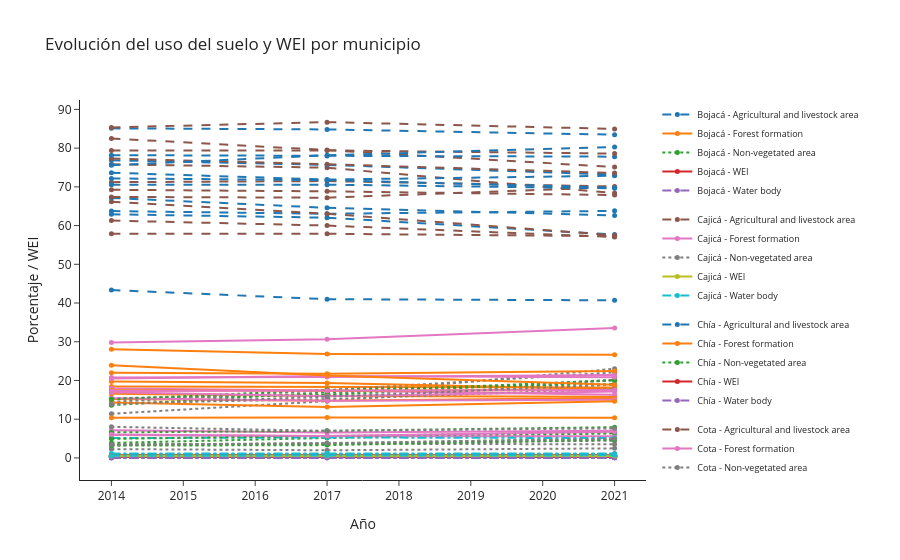

Notebook code for this chart:
### Code cell
class_cols = {
    'Forest formation': 'Forest formation_perc',
    'Agricultural and livestock area': 'Agricultural and livestock area_perc',
    'Non-vegetated area': 'Non-vegetated area_perc',
    'Water body': 'Water body_perc',
    'WEI': 'WEI',
}

# Define line styles for each class
line_styles = {
    'Forest formation': 'solid',
    'Agricultural and livestock area': 'dash',
    'Non-vegetated area': 'dot',
    'Water body': 'dashdot',
    'WEI': 'solid',
}

df_plot = df_all[['municipio_base', 'year'] + list(class_cols.values())].rename(
    columns={v: k for k, v in class_cols.items()}
)

df_long = df_plot.melt(
    id_vars=['municipio_base', 'year'],
    var_name='class',
    value_name='value'
)

fig = go.Figure()

for (municipio, cls), group in df_long.groupby(['municipio_base', 'class']):
    fig.add_trace(
        go.Scatter(
            x=group['year'],
            y=group['value'],
            mode='lines+markers',
            name=f'{municipio} - {cls}',
            legendgroup=municipio,
            line=dict(
                dash=line_styles.get(cls, 'solid'),
                width=2,
            ),
            marker=dict(size=5),
            hovertemplate='<b>%{fullData.name}</b><br>Año: %{x}<br>Valor: %{y:.2f}<extra></extra>'
        )
    )

fig.update_layout(
    title='Evolución del uso del suelo y WEI por municipio',
    xaxis=dict(title='Año', dtick=1),
    yaxis=dict(title='Porcentaje / WEI'),
    legend=dict(traceorder='grouped', font=dict(size=9)),
    hovermode='closest',
    template='simple_white'
)

fig

### Figure 1 — Plotly figure (JSON) as saved in the notebook; plotly's stock layout.template omitted (floating-point values rounded to 4 significant figures)
{"data": [{"hovertemplate": "<b>%{fullData.name}</b><br>Año: %{x}<br>Valor: %{y:.2f}<extra></extra>", "legendgroup": "Bojacá", "line": {"dash": "dash", "width": 2}, "marker": {"size": 5}, "mode": "lines+markers", "name": "Bojacá - Agricultural and livestock area", "type": "scatter", "x": [2014, 2017, 2021], "y": [63.74, 63.06, 63.8]}, {"hovertemplate": "<b>%{fullData.name}</b><br>Año: %{x}<br>Valor: %{y:.2f}<extra></extra>", "legendgroup": "Bojacá", "line": {"dash": "solid", "width": 2}, "marker": {"size": 5}, "mode": "lines+markers", "name": "Bojacá - Forest formation", "type": "scatter", "x": [2014, 2017, 2021], "y": [16.57, 15.98, 15.8]}, {"hovertemplate": "<b>%{fullData.name}</b><br>Año: %{x}<br>Valor: %{y:.2f}<extra></extra>", "legendgroup": "Bojacá", "line": {"dash": "dot", "width": 2}, "marker": {"size": 5}, "mode": "lines+markers", "name": "Bojacá - Non-vegetated area", "type": "scatter", "x": [2014, 2017, 2021], "y": [3.434, 3.727, 5.014]}, {"hovertemplate": "<b>%{fullData.name}</b><br>Año: %{x}<br>Valor: %{y:.2f}<extra></extra>", "legendgroup": "Bojacá", "line": {"dash": "solid", "width": 2}, "marker": {"size": 5}, "mode": "lines+markers", "name": "Bojacá - WEI", "type": "scatter", "x": [2014, 2017, 2021], "y": [0.4856, 0.4762, 0.4779]}, {"hovertemplate": "<b>%{fullData.name}</b><br>Año: %{x}<br>Valor: %{y:.2f}<extra></extra>", "legendgroup": "Bojacá", "line": {"dash": "dashdot", "width": 2}, "marker": {"size": 5}, "mode": "lines+markers", "name": "Bojacá - Water body", "type": "scatter", "x": [2014, 2017, 2021], "y": [0.1202, 0.1167, 0.08796]}, {"hovertemplate": "<b>%{fullData.name}</b><br>Año: %{x}<br>Valor: %{y:.2f}<extra></extra>", "legendgroup": "Cajicá", "line": {"dash": "dash", "width": 2}, "marker": {"size": 5}, "mode": "lines+markers", "name": "Cajicá - Agricultural and livestock area", "type": "scatter", "x": [2014, 2017, 2021], "y": [75.82, 74.96, 68.39]}, {"hovertemplate": "<b>%{fullData.name}</b><br>Año: %{x}<br>Valor: %{y:.2f}<extra></extra>", "legendgroup": "Cajicá", "line": {"dash": "solid", "width": 2}, "marker": {"size": 5}, "mode": "lines+markers", "name": "Cajicá - Forest formation", "type": "scatter", "x": [2014, 2017, 2021], "y": [7.137, 6.59, 7.023]}, {"hovertemplate": "<b>%{fullData.name}</b><br>Año: %{x}<br>Valor: %{y:.2f}<extra></extra>", "legendgroup": "Cajicá", "line": {"dash": "dot", "width": 2}, "marker": {"size": 5}, "mode": "lines+markers", "name": "Cajicá - Non-vegetated area", "type": "scatter", "x": [2014, 2017, 2021], "y": [15.42, 16.34, 23.02]}, {"hovertemplate": "<b>%{fullData.name}</b><br>Año: %{x}<br>Valor: %{y:.2f}<extra></extra>", "legendgroup": "Cajicá", "line": {"dash": "solid", "width": 2}, "marker": {"size": 5}, "mode": "lines+markers", "name": "Cajicá - WEI", "type": "scatter", "x": [2014, 2017, 2021], "y": [0.4544, 0.4474, 0.4159]}, {"hovertemplate": "<b>%{fullData.name}</b><br>Año: %{x}<br>Valor: %{y:.2f}<extra></extra>", "legendgroup": "Cajicá", "line": {"dash": "dashdot", "width": 2}, "marker": {"size": 5}, "mode": "lines+markers", "name": "Cajicá - Water body", "type": "scatter", "x": [2014, 2017, 2021], "y": [0.3958, 0.6717, 0.3749]}, {"hovertemplate": "<b>%{fullData.name}</b><br>Año: %{x}<br>Valor: %{y:.2f}<extra></extra>", "legendgroup": "Chía", "line": {"dash": "dash", "width": 2}, "marker": {"size": 5}, "mode": "lines+markers", "name": "Chía - Agricultural and livestock area", "type": "scatter", "x": [2014, 2017, 2021], "y": [62.92, 62.04, 57.68]}, {"hovertemplate": "<b>%{fullData.name}</b><br>Año: %{x}<br>Valor: %{y:.2f}<extra></extra>", "legendgroup": "Chía", "line": {"dash": "solid", "width": 2}, "marker": {"size": 5}, "mode": "lines+markers", "name": "Chía - Forest formation", "type": "scatter", "x": [2014, 2017, 2021], "y": [18.41, 18.27, 18.2]}, {"hovertemplate": "<b>%{fullData.name}</b><br>Año: %{x}<br>Valor: %{y:.2f}<extra></extra>", "legendgroup": "Chía", "line": {"dash": "dot", "width": 2}, "marker": {"size": 5}, "mode": "lines+markers", "name": "Chía - Non-vegetated area", "type": "scatter", "x": [2014, 2017, 2021], "y": [15.35, 16.22, 20.18]}, {"hovertemplate": "<b>%{fullData.name}</b><br>Año: %{x}<br>Valor: %{y:.2f}<extra></extra>", "legendgroup": "Chía", "line": {"dash": "solid", "width": 2}, "marker": {"size": 5}, "mode": "lines+markers", "name": "Chía - WEI", "type": "scatter", "x": [2014, 2017, 2021], "y": [0.5002, 0.4962, 0.4721]}, {"hovertemplate": "<b>%{fullData.name}</b><br>Año: %{x}<br>Valor: %{y:.2f}<extra></extra>", "legendgroup": "Chía", "line": {"dash": "dashdot", "width": 2}, "marker": {"size": 5}, "mode": "lines+markers", "name": "Chía - Water body", "type": "scatter", "x": [2014, 2017, 2021], "y": [0.146, 0.321, 0.1672]}, {"hovertemplate": "<b>%{fullData.name}</b><br>Año: %{x}<br>Valor: %{y:.2f}<extra></extra>", "legendgroup": "Cota", "line": {"dash": "dash", "width": 2}, "marker": {"size": 5}, "mode": "lines+markers", "name": "Cota - Agricultural and livestock area", "type": "scatter", "x": [2014, 2017, 2021], "y": [66.15, 63.05, 57.48]}, {"hovertemplate": "<b>%{fullData.name}</b><br>Año: %{x}<br>Valor: %{y:.2f}<extra></extra>", "legendgroup": "Cota", "line": {"dash": "solid", "width": 2}, "marker": {"size": 5}, "mode": "lines+markers", "name": "Cota - Forest formation", "type": "scatter", "x": [2014, 2017, 2021], "y": [17.96, 17.39, 16.34]}, {"hovertemplate": "<b>%{fullData.name}</b><br>Año: %{x}<br>Valor: %{y:.2f}<extra></extra>", "legendgroup": "Cota", "line": {"dash": "dot", "width": 2}, "marker": {"size": 5}, "mode": "lines+markers", "name": "Cota - Non-vegetated area", "type": "scatter", "x": [2014, 2017, 2021], "y": [11.4, 14.66, 20.12]}, {"hovertemplate": "<b>%{fullData.name}</b><br>Año: %{x}<br>Valor: %{y:.2f}<extra></extra>", "legendgroup": "Cota", "line": {"dash": "solid", "width": 2}, "marker": {"size": 5}, "mode": "lines+markers", "name": "Cota - WEI", "type": "scatter", "x": [2014, 2017, 2021], "y": [0.5146, 0.4938, 0.4552]}, {"hovertemplate": "<b>%{fullData.name}</b><br>Año: %{x}<br>Valor: %{y:.2f}<extra></extra>", "legendgroup": "Cota", "line": {"dash": "dashdot", "width": 2}, "marker": {"size": 5}, "mode": "lines+markers", "name": "Cota - Water body", "type": "scatter", "x": [2014, 2017, 2021], "y": [0.431, 0.4642, 0.4327]}, {"hovertemplate": "<b>%{fullData.name}</b><br>Año: %{x}<br>Valor: %{y:.2f}<extra></extra>", "legendgroup": "Facatativá", "line": {"dash": "dash", "width": 2}, "marker": {"size": 5}, "mode": "lines+markers", "name": "Facatativá - Agricultural and livestock area", "type": "scatter", "x": [2014, 2017, 2021], "y": [76.86, 75.68, 73.15]}, {"hovertemplate": "<b>%{fullData.name}</b><br>Año: %{x}<br>Valor: %{y:.2f}<extra></extra>", "legendgroup": "Facatativá", "line": {"dash": "solid", "width": 2}, "marker": {"size": 5}, "mode": "lines+markers", "name": "Facatativá - Forest formation", "type": "scatter", "x": [2014, 2017, 2021], "y": [15.19, 14.79, 15.49]}, {"hovertemplate": "<b>%{fullData.name}</b><br>Año: %{x}<br>Valor: %{y:.2f}<extra></extra>", "legendgroup": "Facatativá", "line": {"dash": "dot", "width": 2}, "marker": {"size": 5}, "mode": "lines+markers", "name": "Facatativá - Non-vegetated area", "type": "scatter", "x": [2014, 2017, 2021], "y": [6.59, 6.992, 7.937]}, {"hovertemplate": "<b>%{fullData.name}</b><br>Año: %{x}<br>Valor: %{y:.2f}<extra></extra>", "legendgroup": "Facatativá", "line": {"dash": "solid", "width": 2}, "marker": {"size": 5}, "mode": "lines+markers", "name": "Facatativá - WEI", "type": "scatter", "x": [2014, 2017, 2021], "y": [0.538, 0.5278, 0.5224]}, {"hovertemplate": "<b>%{fullData.name}</b><br>Año: %{x}<br>Valor: %{y:.2f}<extra></extra>", "legendgroup": "Facatativá", "line": {"dash": "dashdot", "width": 2}, "marker": {"size": 5}, "mode": "lines+markers", "name": "Facatativá - Water body", "type": "scatter", "x": [2014, 2017, 2021], "y": [0.1702, 0.1488, 0.1697]}, {"hovertemplate": "<b>%{fullData.name}</b><br>Año: %{x}<br>Valor: %{y:.2f}<extra></extra>", "legendgroup": "Funza", "line": {"dash": "dash", "width": 2}, "marker": {"size": 5}, "mode": "lines+markers", "name": "Funza - Agricultural and livestock area", "type": "scatter", "x": [2014, 2017, 2021], "y": [82.51, 79.51, 75.11]}, {"hovertemplate": "<b>%{fullData.name}</b><br>Año: %{x}<br>Valor: %{y:.2f}<extra></extra>", "legendgroup": "Funza", "line": {"dash": "solid", "width": 2}, "marker": {"size": 5}, "mode": "lines+markers", "name": "Funza - Forest formation", "type": "scatter", "x": [2014, 2017, 2021], "y": [0.3751, 0.1958, 0.2162]}, {"hovertemplate": "<b>%{fullData.name}</b><br>Año: %{x}<br>Valor: %{y:.2f}<extra></extra>", "legendgroup": "Funza", "line": {"dash": "dot", "width": 2}, "marker": {"size": 5}, "mode": "lines+markers", "name": "Funza - Non-vegetated area", "type": "scatter", "x": [2014, 2017, 2021], "y": [14.46, 17.47, 22.07]}, {"hovertemplate": "<b>%{fullData.name}</b><br>Año: %{x}<br>Valor: %{y:.2f}<extra></extra>", "legendgroup": "Funza", "line": {"dash": "solid", "width": 2}, "marker": {"size": 5}, "mode": "lines+markers", "name": "Funza - WEI", "type": "scatter", "x": [2014, 2017, 2021], "y": [0.4246, 0.4095, 0.3857]}, {"hovertemplate": "<b>%{fullData.name}</b><br>Año: %{x}<br>Valor: %{y:.2f}<extra></extra>", "legendgroup": "Funza", "line": {"dash": "dashdot", "width": 2}, "marker": {"size": 5}, "mode": "lines+markers", "name": "Funza - Water body", "type": "scatter", "x": [2014, 2017, 2021], "y": [0.8367, 1.005, 0.8011]}, {"hovertemplate": "<b>%{fullData.name}</b><br>Año: %{x}<br>Valor: %{y:.2f}<extra></extra>", "legendgroup": "Gachancipá", "line": {"dash": "dash", "width": 2}, "marker": {"size": 5}, "mode": "lines+markers", "name": "Gachancipá - Agricultural and livestock area", "type": "scatter", "x": [2014, 2017, 2021], "y": [73.65, 71.87, 72.88]}, {"hovertemplate": "<b>%{fullData.name}</b><br>Año: %{x}<br>Valor: %{y:.2f}<extra></extra>", "legendgroup": "Gachancipá", "line": {"dash": "solid", "width": 2}, "marker": {"size": 5}, "mode": "lines+markers", "name": "Gachancipá - Forest formation", "type": "scatter", "x": [2014, 2017, 2021], "y": [19.75, 19.35, 17.71]}, {"hovertemplate": "<b>%{fullData.name}</b><br>Año: %{x}<br>Valor: %{y:.2f}<extra></extra>", "legendgroup": "Gachancipá", "line": {"dash": "dot", "width": 2}, "marker": {"size": 5}, "mode": "lines+markers", "name": "Gachancipá - Non-vegetated area", "type": "scatter", "x": [2014, 2017, 2021], "y": [3.872, 5.144, 6.318]}, {"hovertemplate": "<b>%{fullData.name}</b><br>Año: %{x}<br>Valor: %{y:.2f}<extra></extra>", "legendgroup": "Gachancipá", "line": {"dash": "solid", "width": 2}, "marker": {"size": 5}, "mode": "lines+markers", "name": "Gachancipá - WEI", "type": "scatter", "x": [2014, 2017, 2021], "y": [0.5664, 0.5533, 0.5421]}, {"hovertemplate": "<b>%{fullData.name}</b><br>Año: %{x}<br>Valor: %{y:.2f}<extra></extra>", "legendgroup": "Gachancipá", "line": {"dash": "dashdot", "width": 2}, "marker": {"size": 5}, "mode": "lines+markers", "name": "Gachancipá - Water body", "type": "scatter", "x": [2014, 2017, 2021], "y": [0.06223, 0.04563, 0.056]}, {"hovertemplate": "<b>%{fullData.name}</b><br>Año: %{x}<br>Valor: %{y:.2f}<extra></extra>", "legendgroup": "Madrid", "line": {"dash": "dash", "width": 2}, "marker": {"size": 5}, "mode": "lines+markers", "name": "Madrid - Agricultural and livestock area", "type": "scatter", "x": [2014, 2017, 2021], "y": [77.33, 75.84, 73.59]}, {"hovertemplate": "<b>%{fullData.name}</b><br>Año: %{x}<br>Valor: %{y:.2f}<extra></extra>", "legendgroup": "Madrid", "line": {"dash": "solid", "width": 2}, "marker": {"size": 5}, "mode": "lines+markers", "name": "Madrid - Forest formation", "type": "scatter", "x": [2014, 2017, 2021], "y": [5.907, 5.612, 5.602]}, {"hovertemplate": "<b>%{fullData.name}</b><br>Año: %{x}<br>Valor: %{y:.2f}<extra></extra>", "legendgroup": "Madrid", "line": {"dash": "dot", "width": 2}, "marker": {"size": 5}, "mode": "lines+markers", "name": "Madrid - Non-vegetated area", "type": "scatter", "x": [2014, 2017, 2021], "y": [14.13, 15.17, 17.78]}, {"hovertemplate": "<b>%{fullData.name}</b><br>Año: %{x}<br>Valor: %{y:.2f}<extra></extra>", "legendgroup": "Madrid", "line": {"dash": "solid", "width": 2}, "marker": {"size": 5}, "mode": "lines+markers", "name": "Madrid - WEI", "type": "scatter", "x": [2014, 2017, 2021], "y": [0.4503, 0.4402, 0.4284]}, {"hovertemplate": "<b>%{fullData.name}</b><br>Año: %{x}<br>Valor: %{y:.2f}<extra></extra>", "legendgroup": "Madrid", "line": {"dash": "dashdot", "width": 2}, "marker": {"size": 5}, "mode": "lines+markers", "name": "Madrid - Water body", "type": "scatter", "x": [2014, 2017, 2021], "y": [0.459, 0.4858, 0.4381]}, {"hovertemplate": "<b>%{fullData.name}</b><br>Año: %{x}<br>Valor: %{y:.2f}<extra></extra>", "legendgroup": "Mosquera", "line": {"dash": "dash", "width": 2}, "marker": {"size": 5}, "mode": "lines+markers", "name": "Mosquera - Agricultural and livestock area", "type": "scatter", "x": [2014, 2017, 2021], "y": [67.14, 64.6, 62.6]}, {"hovertemplate": "<b>%{fullData.name}</b><br>Año: %{x}<br>Valor: %{y:.2f}<extra></extra>", "legendgroup": "Mosquera", "line": {"dash": "solid", "width": 2}, "marker": {"size": 5}, "mode": "lines+markers", "name": "Mosquera - Forest formation", "type": "scatter", "x": [2014, 2017, 2021], "y": [0.309, 0.2695, 0.2536]}, {"hovertemplate": "<b>%{fullData.name}</b><br>Año: %{x}<br>Valor: %{y:.2f}<extra></extra>", "legendgroup": "Mosquera", "line": {"dash": "dot", "width": 2}, "marker": {"size": 5}, "mode": "lines+markers", "name": "Mosquera - Non-vegetated area", "type": "scatter", "x": [2014, 2017, 2021], "y": [13.62, 16.94, 20.05]}, {"hovertemplate": "<b>%{fullData.name}</b><br>Año: %{x}<br>Valor: %{y:.2f}<extra></extra>", "legendgroup": "Mosquera", "line": {"dash": "solid", "width": 2}, "marker": {"size": 5}, "mode": "lines+markers", "name": "Mosquera - WEI", "type": "scatter", "x": [2014, 2017, 2021], "y": [0.3429, 0.3302, 0.3203]}, {"hovertemplate": "<b>%{fullData.name}</b><br>Año: %{x}<br>Valor: %{y:.2f}<extra></extra>", "legendgroup": "Mosquera", "line": {"dash": "dashdot", "width": 2}, "marker": {"size": 5}, "mode": "lines+markers", "name": "Mosquera - Water body", "type": "scatter", "x": [2014, 2017, 2021], "y": [0.4131, 0.4534, 0.476]}, {"hovertemplate": "<b>%{fullData.name}</b><br>Año: %{x}<br>Valor: %{y:.2f}<extra></extra>", "legendgroup": "Sibaté", "line": {"dash": "dash", "width": 2}, "marker": {"size": 5}, "mode": "lines+markers", "name": "Sibaté - Agricultural and livestock area", "type": "scatter", "x": [2014, 2017, 2021], "y": [67.41, 67.2, 69.93]}, {"hovertemplate": "<b>%{fullData.name}</b><br>Año: %{x}<br>Valor: %{y:.2f}<extra></extra>", "legendgroup": "Sibaté", "line": {"dash": "solid", "width": 2}, "marker": {"size": 5}, "mode": "lines+markers", "name": "Sibaté - Forest formation", "type": "scatter", "x": [2014, 2017, 2021], "y": [15.42, 14.76, 15.02]}, {"hovertemplate": "<b>%{fullData.name}</b><br>Año: %{x}<br>Valor: %{y:.2f}<extra></extra>", "legendgroup": "Sibaté", "line": {"dash": "dot", "width": 2}, "marker": {"size": 5}, "mode": "lines+markers", "name": "Sibaté - Non-vegetated area", "type": "scatter", "x": [2014, 2017, 2021], "y": [3.341, 3.679, 3.503]}, {"hovertemplate": "<b>%{fullData.name}</b><br>Año: %{x}<br>Valor: %{y:.2f}<extra></extra>", "legendgroup": "Sibaté", "line": {"dash": "solid", "width": 2}, "marker": {"size": 5}, "mode": "lines+markers", "name": "Sibaté - WEI", "type": "scatter", "x": [2014, 2017, 2021], "y": [0.5425, 0.5365, 0.551]}, {"hovertemplate": "<b>%{fullData.name}</b><br>Año: %{x}<br>Valor: %{y:.2f}<extra></extra>", "legendgroup": "Sibaté", "line": {"dash": "dashdot", "width": 2}, "marker": {"size": 5}, "mode": "lines+markers", "name": "Sibaté - Water body", "type": "scatter", "x": [2014, 2017, 2021], "y": [5.127, 5.285, 5.12]}, {"hovertemplate": "<b>%{fullData.name}</b><br>Año: %{x}<br>Valor: %{y:.2f}<extra></extra>", "legendgroup": "Soacha", "line": {"dash": "dash", "width": 2}, "marker": {"size": 5}, "mode": "lines+markers", "name": "Soacha - Agricultural and livestock area", "type": "scatter", "x": [2014, 2017, 2021], "y": [43.35, 41.0, 40.7]}, {"hovertemplate": "<b>%{fullData.name}</b><br>Año: %{x}<br>Valor: %{y:.2f}<extra></extra>", "legendgroup": "Soacha", "line": {"dash": "solid", "width": 2}, "marker": {"size": 5}, "mode": "lines+markers", "name": "Soacha - Forest formation", "type": "scatter", "x": [2014, 2017, 2021], "y": [14.32, 13.16, 14.66]}, {"hovertemplate": "<b>%{fullData.name}</b><br>Año: %{x}<br>Valor: %{y:.2f}<extra></extra>", "legendgroup": "Soacha", "line": {"dash": "dot", "width": 2}, "marker": {"size": 5}, "mode": "lines+markers", "name": "Soacha - Non-vegetated area", "type": "scatter", "x": [2014, 2017, 2021], "y": [15.14, 17.59, 19.09]}, {"hovertemplate": "<b>%{fullData.name}</b><br>Año: %{x}<br>Valor: %{y:.2f}<extra></extra>", "legendgroup": "Soacha", "line": {"dash": "solid", "width": 2}, "marker": {"size": 5}, "mode": "lines+markers", "name": "Soacha - WEI", "type": "scatter", "x": [2014, 2017, 2021], "y": [0.3616, 0.3395, 0.3535]}, {"hovertemplate": "<b>%{fullData.name}</b><br>Año: %{x}<br>Valor: %{y:.2f}<extra></extra>", "legendgroup": "Soacha", "line": {"dash": "dashdot", "width": 2}, "marker": {"size": 5}, "mode": "lines+markers", "name": "Soacha - Water body", "type": "scatter", "x": [2014, 2017, 2021], "y": [0.1693, 0.2915, 0.3385]}, {"hovertemplate": "<b>%{fullData.name}</b><br>Año: %{x}<br>Valor: %{y:.2f}<extra></extra>", "legendgroup": "Sopó", "line": {"dash": "dash", "width": 2}, "marker": {"size": 5}, "mode": "lines+markers", "name": "Sopó - Agricultural and livestock area", "type": "scatter", "x": [2014, 2017, 2021], "y": [71.21, 71.5, 70.09]}, {"hovertemplate": "<b>%{fullData.name}</b><br>Año: %{x}<br>Valor: %{y:.2f}<extra></extra>", "legendgroup": "Sopó", "line": {"dash": "solid", "width": 2}, "marker": {"size": 5}, "mode": "lines+markers", "name": "Sopó - Forest formation", "type": "scatter", "x": [2014, 2017, 2021], "y": [20.76, 20.93, 21.4]}, {"hovertemplate": "<b>%{fullData.name}</b><br>Año: %{x}<br>Valor: %{y:.2f}<extra></extra>", "legendgroup": "Sopó", "line": {"dash": "dot", "width": 2}, "marker": {"size": 5}, "mode": "lines+markers", "name": "Sopó - Non-vegetated area", "type": "scatter", "x": [2014, 2017, 2021], "y": [3.468, 3.674, 4.456]}, {"hovertemplate": "<b>%{fullData.name}</b><br>Año: %{x}<br>Valor: %{y:.2f}<extra></extra>", "legendgroup": "Sopó", "line": {"dash": "solid", "width": 2}, "marker": {"size": 5}, "mode": "lines+markers", "name": "Sopó - WEI", "type": "scatter", "x": [2014, 2017, 2021], "y": [0.5686, 0.5719, 0.5676]}, {"hovertemplate": "<b>%{fullData.name}</b><br>Año: %{x}<br>Valor: %{y:.2f}<extra></extra>", "legendgroup": "Sopó", "line": {"dash": "dashdot", "width": 2}, "marker": {"size": 5}, "mode": "lines+markers", "name": "Sopó - Water body", "type": "scatter", "x": [2014, 2017, 2021], "y": [0.4926, 0.5095, 0.3113]}, {"hovertemplate": "<b>%{fullData.name}</b><br>Año: %{x}<br>Valor: %{y:.2f}<extra></extra>", "legendgroup": "Subachoque", "line": {"dash": "dash", "width": 2}, "marker": {"size": 5}, "mode": "lines+markers", "name": "Subachoque - Agricultural and livestock area", "type": "scatter", "x": [2014, 2017, 2021], "y": [78.19, 77.98, 77.8]}, {"hovertemplate": "<b>%{fullData.name}</b><br>Año: %{x}<br>Valor: %{y:.2f}<extra></extra>", "legendgroup": "Subachoque", "line": {"dash": "solid", "width": 2}, "marker": {"size": 5}, "mode": "lines+markers", "name": "Subachoque - Forest formation", "type": "scatter", "x": [2014, 2017, 2021], "y": [17.44, 17.38, 17.56]}, {"hovertemplate": "<b>%{fullData.name}</b><br>Año: %{x}<br>Valor: %{y:.2f}<extra></extra>", "legendgroup": "Subachoque", "line": {"dash": "dot", "width": 2}, "marker": {"size": 5}, "mode": "lines+markers", "name": "Subachoque - Non-vegetated area", "type": "scatter", "x": [2014, 2017, 2021], "y": [0.2848, 0.2887, 0.3389]}, {"hovertemplate": "<b>%{fullData.name}</b><br>Año: %{x}<br>Valor: %{y:.2f}<extra></extra>", "legendgroup": "Subachoque", "line": {"dash": "solid", "width": 2}, "marker": {"size": 5}, "mode": "lines+markers", "name": "Subachoque - WEI", "type": "scatter", "x": [2014, 2017, 2021], "y": [0.5676, 0.5658, 0.5668]}, {"hovertemplate": "<b>%{fullData.name}</b><br>Año: %{x}<br>Valor: %{y:.2f}<extra></extra>", "legendgroup": "Subachoque", "line": {"dash": "dashdot", "width": 2}, "marker": {"size": 5}, "mode": "lines+markers", "name": "Subachoque - Water body", "type": "scatter", "x": [2014, 2017, 2021], "y": [0.224, 0.2184, 0.2188]}, {"hovertemplate": "<b>%{fullData.name}</b><br>Año: %{x}<br>Valor: %{y:.2f}<extra></extra>", "legendgroup": "Tabio", "line": {"dash": "dash", "width": 2}, "marker": {"size": 5}, "mode": "lines+markers", "name": "Tabio - Agricultural and livestock area", "type": "scatter", "x": [2014, 2017, 2021], "y": [79.37, 79.42, 78.59]}, {"hovertemplate": "<b>%{fullData.name}</b><br>Año: %{x}<br>Valor: %{y:.2f}<extra></extra>", "legendgroup": "Tabio", "line": {"dash": "solid", "width": 2}, "marker": {"size": 5}, "mode": "lines+markers", "name": "Tabio - Forest formation", "type": "scatter", "x": [2014, 2017, 2021], "y": [17.25, 17.36, 17.52]}, {"hovertemplate": "<b>%{fullData.name}</b><br>Año: %{x}<br>Valor: %{y:.2f}<extra></extra>", "legendgroup": "Tabio", "line": {"dash": "dot", "width": 2}, "marker": {"size": 5}, "mode": "lines+markers", "name": "Tabio - Non-vegetated area", "type": "scatter", "x": [2014, 2017, 2021], "y": [2.27, 1.973, 2.467]}, {"hovertemplate": "<b>%{fullData.name}</b><br>Año: %{x}<br>Valor: %{y:.2f}<extra></extra>", "legendgroup": "Tabio", "line": {"dash": "solid", "width": 2}, "marker": {"size": 5}, "mode": "lines+markers", "name": "Tabio - WEI", "type": "scatter", "x": [2014, 2017, 2021], "y": [0.5734, 0.5768, 0.5749]}, {"hovertemplate": "<b>%{fullData.name}</b><br>Año: %{x}<br>Valor: %{y:.2f}<extra></extra>", "legendgroup": "Tabio", "line": {"dash": "dashdot", "width": 2}, "marker": {"size": 5}, "mode": "lines+markers", "name": "Tabio - Water body", "type": "scatter", "x": [2014, 2017, 2021], "y": [0.4062, 0.6063, 0.6738]}, {"hovertemplate": "<b>%{fullData.name}</b><br>Año: %{x}<br>Valor: %{y:.2f}<extra></extra>", "legendgroup": "Tenjo", "line": {"dash": "dash", "width": 2}, "marker": {"size": 5}, "mode": "lines+markers", "name": "Tenjo - Agricultural and livestock area", "type": "scatter", "x": [2014, 2017, 2021], "y": [85.12, 84.84, 83.47]}, {"hovertemplate": "<b>%{fullData.name}</b><br>Año: %{x}<br>Valor: %{y:.2f}<extra></extra>", "legendgroup": "Tenjo", "line": {"dash": "solid", "width": 2}, "marker": {"size": 5}, "mode": "lines+markers", "name": "Tenjo - Forest formation", "type": "scatter", "x": [2014, 2017, 2021], "y": [10.36, 10.46, 10.38]}, {"hovertemplate": "<b>%{fullData.name}</b><br>Año: %{x}<br>Valor: %{y:.2f}<extra></extra>", "legendgroup": "Tenjo", "line": {"dash": "dot", "width": 2}, "marker": {"size": 5}, "mode": "lines+markers", "name": "Tenjo - Non-vegetated area", "type": "scatter", "x": [2014, 2017, 2021], "y": [3.165, 3.305, 4.682]}, {"hovertemplate": "<b>%{fullData.name}</b><br>Año: %{x}<br>Valor: %{y:.2f}<extra></extra>", "legendgroup": "Tenjo", "line": {"dash": "solid", "width": 2}, "marker": {"size": 5}, "mode": "lines+markers", "name": "Tenjo - WEI", "type": "scatter", "x": [2014, 2017, 2021], "y": [0.5323, 0.5314, 0.5228]}, {"hovertemplate": "<b>%{fullData.name}</b><br>Año: %{x}<br>Valor: %{y:.2f}<extra></extra>", "legendgroup": "Tenjo", "line": {"dash": "dashdot", "width": 2}, "marker": {"size": 5}, "mode": "lines+markers", "name": "Tenjo - Water body", "type": "scatter", "x": [2014, 2017, 2021], "y": [0.3138, 0.2607, 0.1616]}, {"hovertemplate": "<b>%{fullData.name}</b><br>Año: %{x}<br>Valor: %{y:.2f}<extra></extra>", "legendgroup": "Tocancipá", "line": {"dash": "dash", "width": 2}, "marker": {"size": 5}, "mode": "lines+markers", "name": "Tocancipá - Agricultural and livestock area", "type": "scatter", "x": [2014, 2017, 2021], "y": [61.3, 60.01, 57.04]}, {"hovertemplate": "<b>%{fullData.name}</b><br>Año: %{x}<br>Valor: %{y:.2f}<extra></extra>", "legendgroup": "Tocancipá", "line": {"dash": "solid", "width": 2}, "marker": {"size": 5}, "mode": "lines+markers", "name": "Tocancipá - Forest formation", "type": "scatter", "x": [2014, 2017, 2021], "y": [16.94, 15.93, 17.15]}, {"hovertemplate": "<b>%{fullData.name}</b><br>Año: %{x}<br>Valor: %{y:.2f}<extra></extra>", "legendgroup": "Tocancipá", "line": {"dash": "dot", "width": 2}, "marker": {"size": 5}, "mode": "lines+markers", "name": "Tocancipá - Non-vegetated area", "type": "scatter", "x": [2014, 2017, 2021], "y": [13.84, 15.82, 18.9]}, {"hovertemplate": "<b>%{fullData.name}</b><br>Año: %{x}<br>Valor: %{y:.2f}<extra></extra>", "legendgroup": "Tocancipá", "line": {"dash": "solid", "width": 2}, "marker": {"size": 5}, "mode": "lines+markers", "name": "Tocancipá - WEI", "type": "scatter", "x": [2014, 2017, 2021], "y": [0.4875, 0.4715, 0.4679]}, {"hovertemplate": "<b>%{fullData.name}</b><br>Año: %{x}<br>Valor: %{y:.2f}<extra></extra>", "legendgroup": "Tocancipá", "line": {"dash": "dashdot", "width": 2}, "marker": {"size": 5}, "mode": "lines+markers", "name": "Tocancipá - Water body", "type": "scatter", "x": [2014, 2017, 2021], "y": [1.163, 1.211, 1.114]}, {"hovertemplate": "<b>%{fullData.name}</b><br>Año: %{x}<br>Valor: %{y:.2f}<extra></extra>", "legendgroup": "Zipacón", "line": {"dash": "dash", "width": 2}, "marker": {"size": 5}, "mode": "lines+markers", "name": "Zipacón - Agricultural and livestock area", "type": "scatter", "x": [2014, 2017, 2021], "y": [70.56, 70.57, 69.63]}, {"hovertemplate": "<b>%{fullData.name}</b><br>Año: %{x}<br>Valor: %{y:.2f}<extra></extra>", "legendgroup": "Zipacón", "line": {"dash": "solid", "width": 2}, "marker": {"size": 5}, "mode": "lines+markers", "name": "Zipacón - Forest formation", "type": "scatter", "x": [2014, 2017, 2021], "y": [28.04, 26.86, 26.62]}, {"hovertemplate": "<b>%{fullData.name}</b><br>Año: %{x}<br>Valor: %{y:.2f}<extra></extra>", "legendgroup": "Zipacón", "line": {"dash": "dot", "width": 2}, "marker": {"size": 5}, "mode": "lines+markers", "name": "Zipacón - Non-vegetated area", "type": "scatter", "x": [2014, 2017, 2021], "y": [0.5507, 0.8055, 0.5047]}, {"hovertemplate": "<b>%{fullData.name}</b><br>Año: %{x}<br>Valor: %{y:.2f}<extra></extra>", "legendgroup": "Zipacón", "line": {"dash": "solid", "width": 2}, "marker": {"size": 5}, "mode": "lines+markers", "name": "Zipacón - WEI", "type": "scatter", "x": [2014, 2017, 2021], "y": [0.6334, 0.6216, 0.6149]}, {"hovertemplate": "<b>%{fullData.name}</b><br>Año: %{x}<br>Valor: %{y:.2f}<extra></extra>", "legendgroup": "Zipacón", "line": {"dash": "dashdot", "width": 2}, "marker": {"size": 5}, "mode": "lines+markers", "name": "Zipacón - Water body", "type": "scatter", "x": [2014, 2017, 2021], "y": [0.02959, 0.01479, 0.06247]}, {"hovertemplate": "<b>%{fullData.name}</b><br>Año: %{x}<br>Valor: %{y:.2f}<extra></extra>", "legendgroup": "Zipaquirá", "line": {"dash": "dash", "width": 2}, "marker": {"size": 5}, "mode": "lines+markers", "name": "Zipaquirá - Agricultural and livestock area", "type": "scatter", "x": [2014, 2017, 2021], "y": [69.25, 68.84, 67.89]}, {"hovertemplate": "<b>%{fullData.name}</b><br>Año: %{x}<br>Valor: %{y:.2f}<extra></extra>", "legendgroup": "Zipaquirá", "line": {"dash": "solid", "width": 2}, "marker": {"size": 5}, "mode": "lines+markers", "name": "Zipaquirá - Forest formation", "type": "scatter", "x": [2014, 2017, 2021], "y": [20.52, 21.14, 20.8]}, {"hovertemplate": "<b>%{fullData.name}</b><br>Año: %{x}<br>Valor: %{y:.2f}<extra></extra>", "legendgroup": "Zipaquirá", "line": {"dash": "dot", "width": 2}, "marker": {"size": 5}, "mode": "lines+markers", "name": "Zipaquirá - Non-vegetated area", "type": "scatter", "x": [2014, 2017, 2021], "y": [3.411, 3.828, 4.935]}, {"hovertemplate": "<b>%{fullData.name}</b><br>Año: %{x}<br>Valor: %{y:.2f}<extra></extra>", "legendgroup": "Zipaquirá", "line": {"dash": "solid", "width": 2}, "marker": {"size": 5}, "mode": "lines+markers", "name": "Zipaquirá - WEI", "type": "scatter", "x": [2014, 2017, 2021], "y": [0.5543, 0.5585, 0.5503]}, {"hovertemplate": "<b>%{fullData.name}</b><br>Año: %{x}<br>Valor: %{y:.2f}<extra></extra>", "legendgroup": "Zipaquirá", "line": {"dash": "dashdot", "width": 2}, "marker": {"size": 5}, "mode": "lines+markers", "name": "Zipaquirá - Water body", "type": "scatter", "x": [2014, 2017, 2021], "y": [0.2779, 0.2852, 0.2825]}, {"hovertemplate": "<b>%{fullData.name}</b><br>Año: %{x}<br>Valor: %{y:.2f}<extra></extra>", "legendgroup": "anolaima", "line": {"dash": "dash", "width": 2}, "marker": {"size": 5}, "mode": "lines+markers", "name": "anolaima - Agricultural and livestock area", "type": "scatter", "x": [2014, 2017, 2021], "y": [75.58, 78.18, 80.31]}, {"hovertemplate": "<b>%{fullData.name}</b><br>Año: %{x}<br>Valor: %{y:.2f}<extra></extra>", "legendgroup": "anolaima", "line": {"dash": "solid", "width": 2}, "marker": {"size": 5}, "mode": "lines+markers", "name": "anolaima - Forest formation", "type": "scatter", "x": [2014, 2017, 2021], "y": [23.96, 21.28, 18.87]}, {"hovertemplate": "<b>%{fullData.name}</b><br>Año: %{x}<br>Valor: %{y:.2f}<extra></extra>", "legendgroup": "anolaima", "line": {"dash": "dot", "width": 2}, "marker": {"size": 5}, "mode": "lines+markers", "name": "anolaima - Non-vegetated area", "type": "scatter", "x": [2014, 2017, 2021], "y": [0.4553, 0.5261, 0.8097]}, {"hovertemplate": "<b>%{fullData.name}</b><br>Año: %{x}<br>Valor: %{y:.2f}<extra></extra>", "legendgroup": "anolaima", "line": {"dash": "solid", "width": 2}, "marker": {"size": 5}, "mode": "lines+markers", "name": "anolaima - WEI", "type": "scatter", "x": [2014, 2017, 2021], "y": [0.6176, 0.6038, 0.5903]}, {"hovertemplate": "<b>%{fullData.name}</b><br>Año: %{x}<br>Valor: %{y:.2f}<extra></extra>", "legendgroup": "anolaima", "line": {"dash": "dashdot", "width": 2}, "marker": {"size": 5}, "mode": "lines+markers", "name": "anolaima - Water body", "type": "scatter", "x": [2014, 2017, 2021], "y": [0.008841, 0.014, 0.009578]}, {"hovertemplate": "<b>%{fullData.name}</b><br>Año: %{x}<br>Valor: %{y:.2f}<extra></extra>", "legendgroup": "calera", "line": {"dash": "dash", "width": 2}, "marker": {"size": 5}, "mode": "lines+markers", "name": "calera - Agricultural and livestock area", "type": "scatter", "x": [2014, 2017, 2021], "y": [57.88, 57.88, 57.26]}, {"hovertemplate": "<b>%{fullData.name}</b><br>Año: %{x}<br>Valor: %{y:.2f}<extra></extra>", "legendgroup": "calera", "line": {"dash": "solid", "width": 2}, "marker": {"size": 5}, "mode": "lines+markers", "name": "calera - Forest formation", "type": "scatter", "x": [2014, 2017, 2021], "y": [29.79, 30.66, 33.54]}, {"hovertemplate": "<b>%{fullData.name}</b><br>Año: %{x}<br>Valor: %{y:.2f}<extra></extra>", "legendgroup": "calera", "line": {"dash": "dot", "width": 2}, "marker": {"size": 5}, "mode": "lines+markers", "name": "calera - Non-vegetated area", "type": "scatter", "x": [2014, 2017, 2021], "y": [0.8176, 0.9554, 1.017]}, {"hovertemplate": "<b>%{fullData.name}</b><br>Año: %{x}<br>Valor: %{y:.2f}<extra></extra>", "legendgroup": "calera", "line": {"dash": "solid", "width": 2}, "marker": {"size": 5}, "mode": "lines+markers", "name": "calera - WEI", "type": "scatter", "x": [2014, 2017, 2021], "y": [0.5975, 0.6064, 0.6317]}, {"hovertemplate": "<b>%{fullData.name}</b><br>Año: %{x}<br>Valor: %{y:.2f}<extra></extra>", "legendgroup": "calera", "line": {"dash": "dashdot", "width": 2}, "marker": {"size": 5}, "mode": "lines+markers", "name": "calera - Water body", "type": "scatter", "x": [2014, 2017, 2021], "y": [1.028, 1.041, 0.999]}, {"hovertemplate": "<b>%{fullData.name}</b><br>Año: %{x}<br>Valor: %{y:.2f}<extra></extra>", "legendgroup": "fusagasuga", "line": {"dash": "dash", "width": 2}, "marker": {"size": 5}, "mode": "lines+markers", "name": "fusagasuga - Agricultural and livestock area", "type": "scatter", "x": [2014, 2017, 2021], "y": [72.18, 71.75, 69.78]}, {"hovertemplate": "<b>%{fullData.name}</b><br>Año: %{x}<br>Valor: %{y:.2f}<extra></extra>", "legendgroup": "fusagasuga", "line": {"dash": "solid", "width": 2}, "marker": {"size": 5}, "mode": "lines+markers", "name": "fusagasuga - Forest formation", "type": "scatter", "x": [2014, 2017, 2021], "y": [22.0, 21.71, 22.44]}, {"hovertemplate": "<b>%{fullData.name}</b><br>Año: %{x}<br>Valor: %{y:.2f}<extra></extra>", "legendgroup": "fusagasuga", "line": {"dash": "dot", "width": 2}, "marker": {"size": 5}, "mode": "lines+markers", "name": "fusagasuga - Non-vegetated area", "type": "scatter", "x": [2014, 2017, 2021], "y": [4.93, 5.685, 6.593]}, {"hovertemplate": "<b>%{fullData.name}</b><br>Año: %{x}<br>Valor: %{y:.2f}<extra></extra>", "legendgroup": "fusagasuga", "line": {"dash": "solid", "width": 2}, "marker": {"size": 5}, "mode": "lines+markers", "name": "fusagasuga - WEI", "type": "scatter", "x": [2014, 2017, 2021], "y": [0.5811, 0.576, 0.5736]}, {"hovertemplate": "<b>%{fullData.name}</b><br>Año: %{x}<br>Valor: %{y:.2f}<extra></extra>", "legendgroup": "fusagasuga", "line": {"dash": "dashdot", "width": 2}, "marker": {"size": 5}, "mode": "lines+markers", "name": "fusagasuga - Water body", "type": "scatter", "x": [2014, 2017, 2021], "y": [0.01887, 0.01979, 0.02992]}, {"hovertemplate": "<b>%{fullData.name}</b><br>Año: %{x}<br>Valor: %{y:.2f}<extra></extra>", "legendgroup": "rosal", "line": {"dash": "dash", "width": 2}, "marker": {"size": 5}, "mode": "lines+markers", "name": "rosal - Agricultural and livestock area", "type": "scatter", "x": [2014, 2017, 2021], "y": [85.35, 86.72, 84.97]}, {"hovertemplate": "<b>%{fullData.name}</b><br>Año: %{x}<br>Valor: %{y:.2f}<extra></extra>", "legendgroup": "rosal", "line": {"dash": "solid", "width": 2}, "marker": {"size": 5}, "mode": "lines+markers", "name": "rosal - Forest formation", "type": "scatter", "x": [2014, 2017, 2021], "y": [6.069, 5.659, 6.741]}, {"hovertemplate": "<b>%{fullData.name}</b><br>Año: %{x}<br>Valor: %{y:.2f}<extra></extra>", "legendgroup": "rosal", "line": {"dash": "dot", "width": 2}, "marker": {"size": 5}, "mode": "lines+markers", "name": "rosal - Non-vegetated area", "type": "scatter", "x": [2014, 2017, 2021], "y": [8.022, 6.991, 7.631]}, {"hovertemplate": "<b>%{fullData.name}</b><br>Año: %{x}<br>Valor: %{y:.2f}<extra></extra>", "legendgroup": "rosal", "line": {"dash": "solid", "width": 2}, "marker": {"size": 5}, "mode": "lines+markers", "name": "rosal - WEI", "type": "scatter", "x": [2014, 2017, 2021], "y": [0.493, 0.4965, 0.4989]}, {"hovertemplate": "<b>%{fullData.name}</b><br>Año: %{x}<br>Valor: %{y:.2f}<extra></extra>", "legendgroup": "rosal", "line": {"dash": "dashdot", "width": 2}, "marker": {"size": 5}, "mode": "lines+markers", "name": "rosal - Water body", "type": "scatter", "x": [2014, 2017, 2021], "y": [0.5567, 0.6303, 0.6619]}], "layout": {"hovermode": "closest", "legend": {"font": {"size": 9}, "traceorder": "grouped"}, "title": {"text": "Evolución del uso del suelo y WEI por municipio"}, "xaxis": {"dtick": 1, "title": {"text": "Año"}}, "yaxis": {"title": {"text": "Porcentaje / WEI"}}}}
